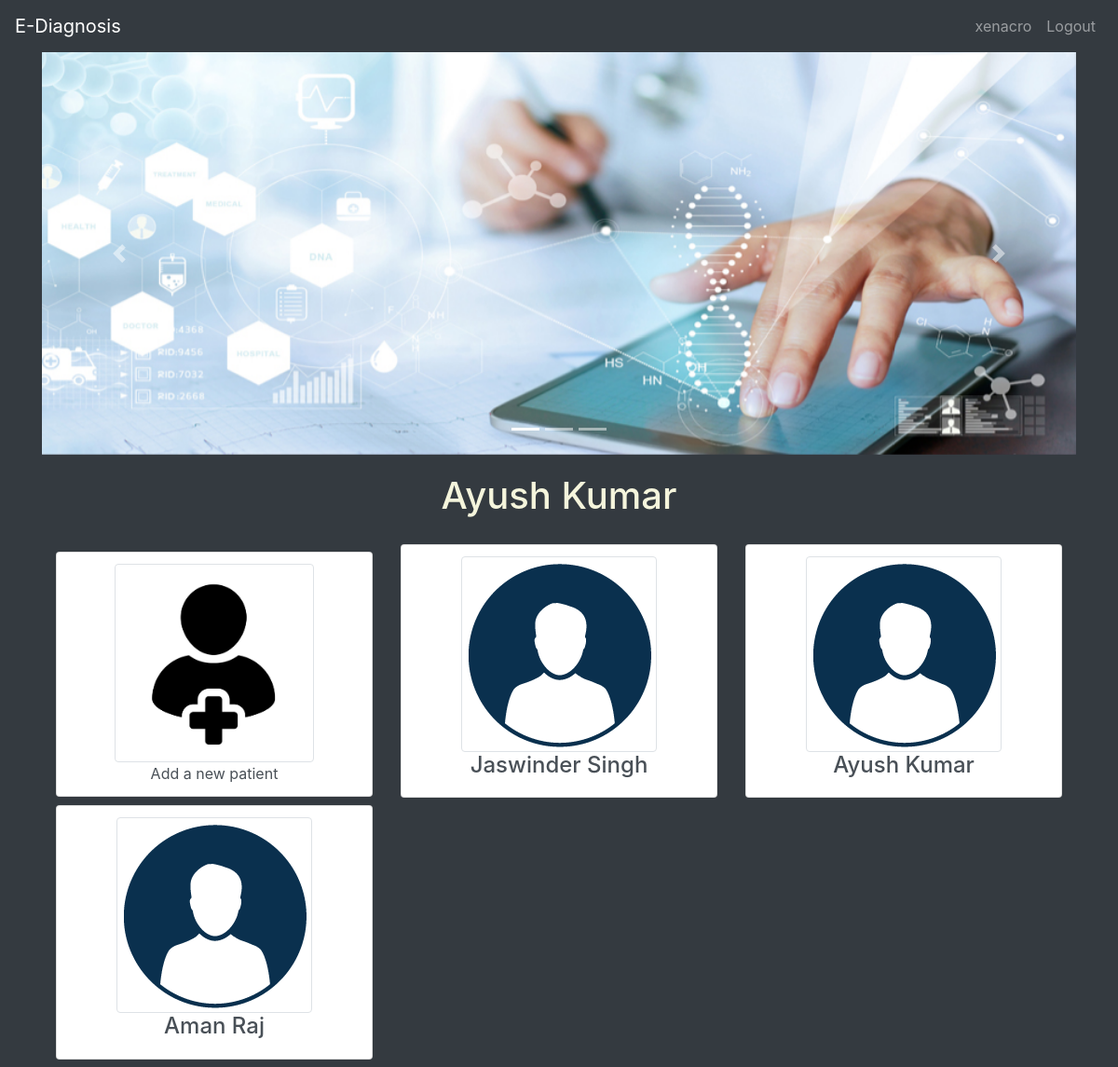
The app's page /dashboard/ (signed in), older data.
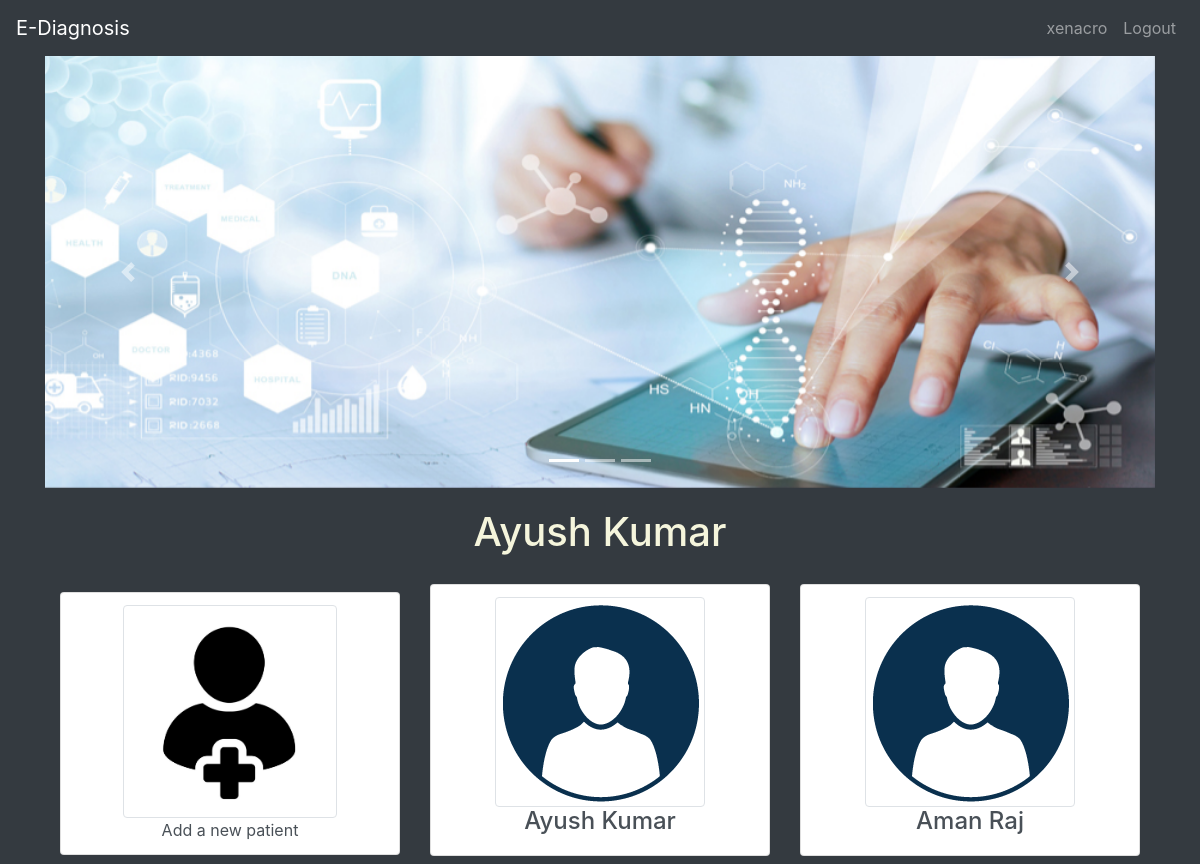
The same page, newer data.
### dashboard/models.py (models this page shows, shortened)
class Patient(models.Model):
    patientemail = models.EmailField("Enter Email", unique=True)
    docId = models.ForeignKey(MyUser, on_delete=models.CASCADE)
    name = models.CharField(max_length=101)
    phone = models.CharField("Enter Without any country/state codes", max_length=10, unique=True)

### dashboard/views.py (the view)
# urls.py: path('dashboard/', views.DashboardListView.as_view(), name="dashboard"),
class DashboardListView(ListView,LoginRequiredMixin):
    model = Patient
    template_name = 'dashboard.html'
    def get_queryset(self):
        return Patient.objects.filter(docId=self.request.user.id)

### templates/dashboard.html (shortened to what this page needs)
{% extends 'index.html' %}
{% block content %}
{% load static %}
  <div id="carouselExampleIndicators" class="carousel slide" data-ride="carousel">
    <ol class="carousel-indicators">
      <li data-target="#carouselExampleIndicators" data-slide-to="0" class="active"></li>
      <li data-target="#carouselExampleIndicators" data-slide-to="1"></li>
      <li data-target="#carouselExampleIndicators" data-slide-to="2"></li>
    </ol>
    <div class="carousel-inner">
      <div class="carousel-item active">
        <img src="{% static "images/topbg.jpg" %}" class="d-block w-100" alt="..." class="img-fluid">
      </div>
    </div>
    <a class="carousel-control-prev" href="#carouselExampleIndicators" role="button" data-slide="prev">
      <span class="carousel-control-prev-icon" aria-hidden="true"></span>
    </a>
    <a class="carousel-control-next" href="#carouselExampleIndicators" role="button" data-slide="next">
      <span class="carousel-control-next-icon" aria-hidden="true"></span>
    </a>
  </div>
  <div class="container">
    <div class="text-center">
      <div class="card-body">
        <h1>{{user.first_name}} {{user.last_name}}</h1>
      </div>
    </div>
    <div class="row text-center">
      <div class="col-md-4 mt-2">
        <div class="list-group">
          <a href="{% url 'add_patient' %}" class="list-group-item list-group-item-action">
            <img src="{% static "images/add.jpg" %}" alt="" class="img-thumbnail add-img">
            <br>Add a new patient
          </a>
        </div>
      </div>
      {% for Patient in patient_list %}
      <div class="col-md-4 mb-2">
        <div class="list-group">
          <a href="{% url 'scans' pk=Patient.pk %}" class="list-group-item list-group-item-action">
            <img src="{% static "images/images.png" %}" alt="" class="img-thumbnail pat-img" >
            <br><h4>{{ Patient.name }}</h4>
          </a>
        </div>
      </div>
      {% endfor %}
    </div>
  </div>
{% endblock %}

Row changes from the older to the newer data that the page shows:
no longer on this page (row edited): Patient: name "Jaswinder Singh"
